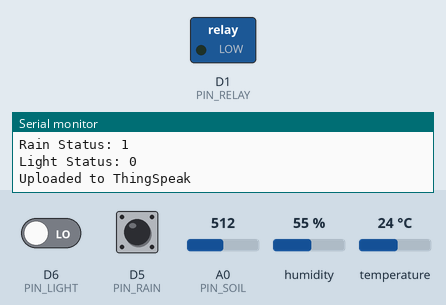
Simulated run of this sketch. Board: ESP8266 (NodeMCU). On the bench: switched loads named in the sketch (green lamp = pin HIGH), the last lines printed to the serial monitor. The inputs (shaded band) are chosen by the test bench; at power-on: A0 (PIN_SOIL) = 512, D6 (PIN_LIGHT) LOW, D5 (PIN_RAIN) HIGH, humidity 55 %, temperature 24 °C. WiFi joins after 1.5 s; servers stay silent unless stated.

Above: at 2.7 s.
2.8 s: A0 (PIN_SOIL) set to 795
16.8 s: A0 (PIN_SOIL) set to 816
28.2 s: A0 (PIN_SOIL) set to 716
At 29.3 s:
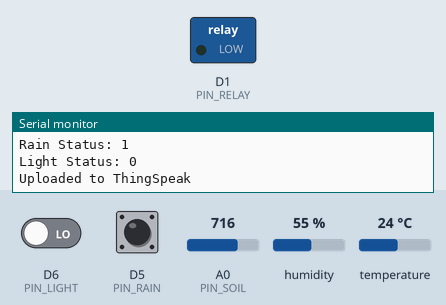
39.6 s: A0 (PIN_SOIL) set to 900
At 48.6 s:
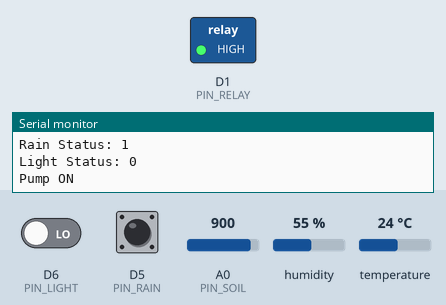
Timing chart, 0 to 53.7 s (numbered marks = the images above; inputs shaded):
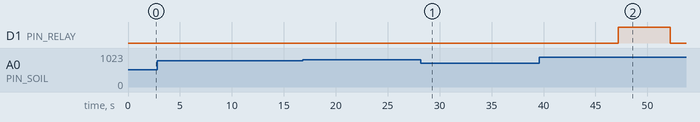

The sketch:

epicsfinaleee_copy_20260324235701.ino
```cpp
#include <ESP8266WiFi.h>
#include <DHT.h>

// ===== WiFi Credentials =====
const char* WIFI_SSID = "krupa";
const char* WIFI_PASS = "";

// ===== ThingSpeak Config =====
const char* TS_SERVER = "api.thingspeak.com";
String TS_API_KEY = "6XJ3FC1MV437RCIV";

// ===== DHT Sensor =====
#define DHT_PIN D4
#define DHT_MODEL DHT11
DHT dhtSensor(DHT_PIN, DHT_MODEL);

// ===== Hardware Pins =====
#define PIN_SOIL   A0
#define PIN_RAIN   D5
#define PIN_LIGHT  D6
#define PIN_RELAY  D1

WiFiClient wifiClient;

// ===== Function: Connect WiFi =====
void connectWiFi() {
  Serial.print("Connecting to WiFi");

  WiFi.begin(WIFI_SSID, WIFI_PASS);

  while (WiFi.status() != WL_CONNECTED) {
    delay(500);
    Serial.print(".");
  }

  Serial.println("\nConnected to WiFi");
}

// ===== Function: Read Sensors =====
void readSensors(int &soilPercent, float &temp, float &hum, int &rain, int &light) {

  int rawSoil = analogRead(PIN_SOIL);
  soilPercent = map(rawSoil, 1023, 300, 0, 100);

  temp = dhtSensor.readTemperature();
  hum  = dhtSensor.readHumidity();

  rain  = digitalRead(PIN_RAIN);   // 0 = rain
  light = digitalRead(PIN_LIGHT);  // 1 = bright

  Serial.println("----- Sensor Data -----");
  Serial.printf("Soil Moisture: %d%%\n", soilPercent);
  Serial.printf("Temperature: %.2f°C\n", temp);
  Serial.printf("Humidity: %.2f%%\n", hum);
  Serial.printf("Rain Status: %d\n", rain);
  Serial.printf("Light Status: %d\n", light);
}

// ===== Function: ML Logic =====
int calculateIrrigation(int soil, float temp, int rain, int light) {

  if (rain == 0) return 0;

  if (soil < 30) {
    if (temp > 30 && light == 1) return 8;
    return 5;
  }

  return 0;
}

// ===== Function: Control Pump =====
void controlPump(int durationSec) {

  if (durationSec <= 0) return;

  Serial.println("Pump ON");
  digitalWrite(PIN_RELAY, HIGH);

  delay(durationSec * 1000); // demo timing

  digitalWrite(PIN_RELAY, LOW);
  Serial.println("Pump OFF");
}

// ===== Function: Send Data to ThingSpeak =====
void sendToThingSpeak(int soil, float temp, float hum, int rain, int light, int irrigation) {

  if (wifiClient.connect(TS_SERVER, 80)) {

    String request = "/update?api_key=" + TS_API_KEY;
    request += "&field1=" + String(soil);
    request += "&field2=" + String(temp);
    request += "&field3=" + String(hum);
    request += "&field4=" + String(rain);
    request += "&field5=" + String(light);
    request += "&field6=" + String(irrigation);

    wifiClient.print(String("GET ") + request + " HTTP/1.1\r\n" +
                     "Host: " + TS_SERVER + "\r\n" +
                     "Connection: close\r\n\r\n");

    Serial.println("Uploaded to ThingSpeak");
  }
}

// ===== Setup =====
void setup() {
  Serial.begin(115200);

  pinMode(PIN_RAIN, INPUT);
  pinMode(PIN_LIGHT, INPUT);
  pinMode(PIN_RELAY, OUTPUT);

  digitalWrite(PIN_RELAY, LOW);

  dhtSensor.begin();

  connectWiFi();
}

// ===== Loop =====
void loop() {

  int soil = 0, rain = 0, light = 0;
  float temperature = 0, humidity = 0;

  readSensors(soil, temperature, humidity, rain, light);

  int irrigationTime = calculateIrrigation(soil, temperature, rain, light);

  controlPump(irrigationTime);

  sendToThingSpeak(soil, temperature, humidity, rain, light, irrigationTime);

  delay(15000); // ThingSpeak limit
}
```

Measured:
- after the input at 28.2 s, D1 (PIN_RELAY): stays LOW (without the input it goes to HIGH after 3.8 s)
- after the input at 39.6 s, D1 (PIN_RELAY): LOW → HIGH after 7.6 s, → LOW 5.0 s later
